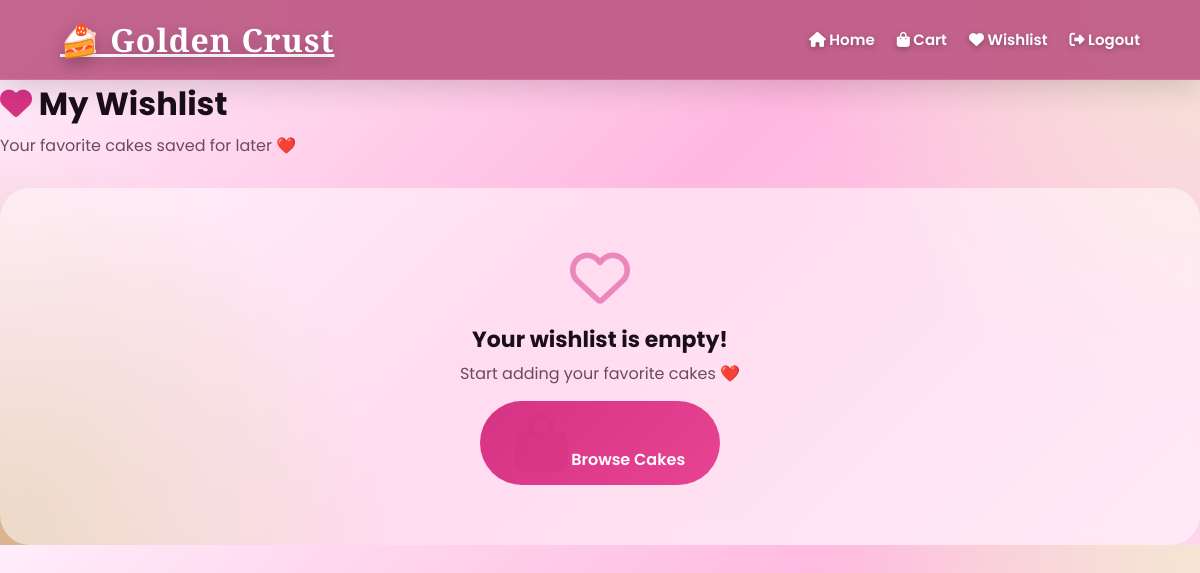
/wishlist_page.php (signed in), run on an earlier commit of the app's database.
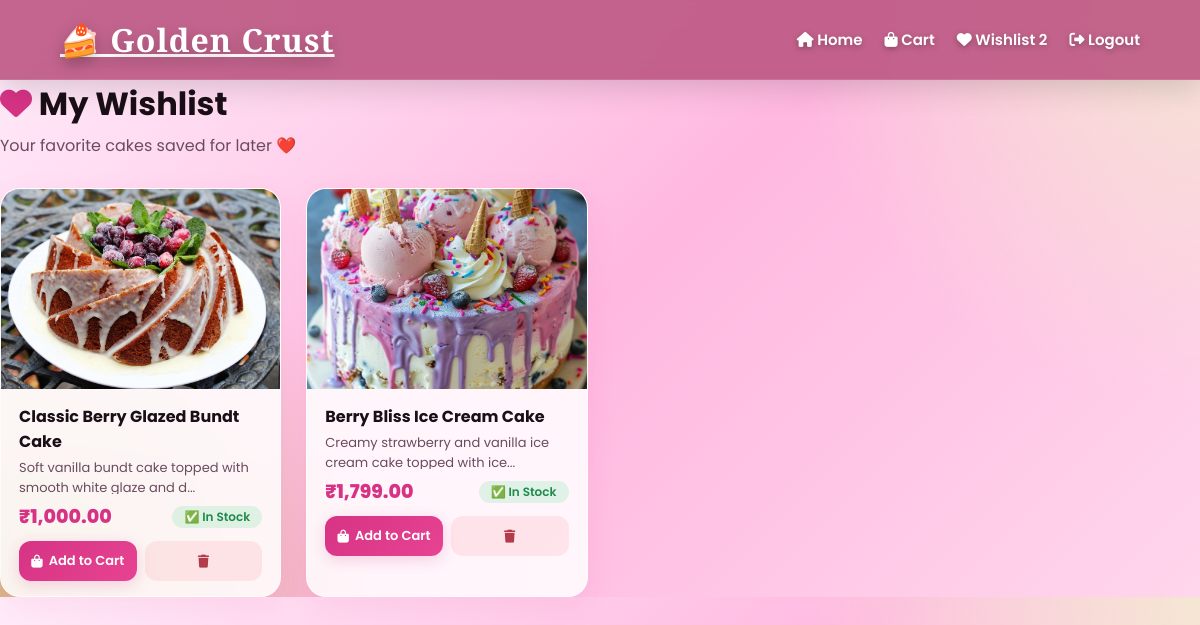
And on a later commit of the database.
### tables this page shows
CREATE TABLE `wishlist` (
  `id` int(11) NOT NULL,
  `user_id` int(11) NOT NULL,
  `product_id` int(11) NOT NULL,
  `added_date` datetime DEFAULT current_timestamp()
);

CREATE TABLE `cakes` (
  `id` int(11) NOT NULL,
  `itemname` varchar(255) NOT NULL,
  `categories` enum('Chocolate','Fruit','Bundt','Velvet','Celebration','Ice Cream','Cupcake','Roll','Pastry') NOT NULL,
  `price` decimal(10,2) NOT NULL,
  `img` varchar(255) DEFAULT NULL,
  `description` text DEFAULT NULL,
  `stock` int(11) NOT NULL DEFAULT 0,
  `created_at` timestamp NOT NULL DEFAULT current_timestamp()
);

### wishlist_page.php (the view, shortened to what this page needs)
<?php
$conn = mysqli_connect("localhost", "root", "", "golden_crust");
$user_id = isset($_SESSION['user_id']) ? (int)$_SESSION['user_id'] : 0;
$stmt = mysqli_prepare($conn, "
    SELECT w.*, c.itemname, c.price, c.img, c.description, c.stock
    FROM wishlist w
    JOIN cakes c ON w.product_id = c.id
    WHERE w.user_id = ?
    ORDER BY w.added_date DESC
");
mysqli_stmt_bind_param($stmt, "i", $user_id);
mysqli_stmt_execute($stmt);
$result = mysqli_stmt_get_result($stmt);
$stmt = mysqli_prepare($conn, "SELECT COUNT(*) AS total FROM wishlist WHERE user_id = ?");
mysqli_stmt_bind_param($stmt, "i", $user_id);
mysqli_stmt_execute($stmt);
$count_result = mysqli_stmt_get_result($stmt);
$count_row = mysqli_fetch_assoc($count_result);
$wishlist_count = $count_row['total'] ?? 0;
?>
<!DOCTYPE html>
<html>
<head>
<link rel="stylesheet" href="https://cdnjs.cloudflare.com/ajax/libs/font-awesome/6.4.0/css/all.min.css">
     <link rel="stylesheet" href="css/style.css">
<link rel="stylesheet" href="css/wishlist.css">
</head>
<body>
<nav class="navbar">
    <a href="cakes.php" class="logo">🍰 Golden Crust</a>
    <ul class="nav-links">
        <li><a href="cakes.php"><i class="fas fa-home"></i> Home</a></li>
        <li><a href="cart.php"><i class="fas fa-shopping-bag"></i> Cart</a></li>
        <li><a href="wishlist_page.php"><i class="fas fa-heart"></i> Wishlist
            <?php if ($wishlist_count > 0): ?>
                <span class="badge"><?php echo $wishlist_count; ?></span>
            <?php endif; ?>
        </a></li>
        <li><a href="logout.php"><i class="fas fa-sign-out-alt"></i> Logout</a></li>
    </ul>
</nav>
<div class="wishlist-container">
    <h1><i class="fas fa-heart"></i> My Wishlist</h1>
    <p class="subtitle">Your favorite cakes saved for later ❤️</p>
    <?php if (mysqli_num_rows($result) > 0): ?>
        <div class="wishlist-grid">
            <?php while ($row = mysqli_fetch_assoc($result)):
                $stock = (int)$row['stock'];
                $price = number_format((float)$row['price'], 2);
                $img = !empty($row['img']) ? 'admin/uploads/' . htmlspecialchars($row['img']) : '';
            ?>
                <div class="wishlist-item" data-product-id="<?php echo $row['product_id']; ?>">
                    <div class="img-wrap">
                        <?php if (!empty($img)): ?>
                            <img src="<?php echo $img; ?>" alt="<?php echo htmlspecialchars($row['itemname']); ?>">
                        <?php else: ?>
                            <div style="display:flex;align-items:center;justify-content:center;height:200px;color:#d63384;font-size:40px;">
                                <i class="fas fa-cake"></i>
                            </div>
                        <?php endif; ?>
                    </div>
                    <div class="info">
                        <h3><?php echo htmlspecialchars($row['itemname']); ?></h3>
                        <p class="desc"><?php echo substr(htmlspecialchars($row['description'] ?? ''), 0, 60); ?>...</p>
                        <div style="display:flex;justify-content:space-between;align-items:center;">
                            <span class="price">₹<?php echo $price; ?></span>
                            <span class="stock <?php echo $stock > 0 ? 'in-stock' : 'out-stock'; ?>">
                                <?php echo $stock > 0 ? '✅ In Stock' : '❌ Out of Stock'; ?>
                            </span>
                        </div>
                    </div>
                    <div class="actions">
                        <?php if ($stock > 0): ?>
                            <a href="add_to_cart.php?product_id=<?php echo $row['product_id']; ?>&qty=1" class="btn btn-add-cart">
                                <i class="fas fa-shopping-bag"></i> Add to Cart
                            </a>
                        <?php else: ?>
                            <span class="btn btn-out-of-stock">
                                <i class="fas fa-ban"></i> Out of Stock
                            </span>
                        <?php endif; ?>
                        <button class="btn btn-remove" onclick="removeFromWishlist(<?php echo $row['product_id']; ?>, this)">
                            <i class="fas fa-trash"></i>
                        </button>
                    </div>
                </div>
            <?php endwhile; ?>
        </div>
    <?php else: ?>
        <div class="empty-wishlist">
            <i class="far fa-heart"></i>
            <h3>Your wishlist is empty!</h3>
            <p>Start adding your favorite cakes ❤️</p>
            <a href="cakes.php"><i class="fas fa-shopping-bag"></i> Browse Cakes</a>
        </div>
    <?php endif; ?>
</div>
</body>
</html>

### css/style.css (style rules this page uses)
* { margin: 0; padding: 0; box-sizing: border-box; font-family: 'Poppins', sans-serif; }
:root { --primary: #EC7FA9; --secondary: #FFB8E0; --dark: #BE5985; --light: #FFEDFA; --white: #ffffff; --text: #4a2c3a; --footer-bg: #c96a8f; --footer-dark: #a84d72; }
html { scroll-behavior: smooth; }
body { background: radial-gradient(circle at top right, #f5e6d3 0%, transparent 30%), radial-gradient(circle at bottom left, #d9b38c 0%, transparent 30%), linear-gradient(135deg, #FFEDFA, #FFB8E0, #FFD6EC); color: var(--text); overflow-x: hidden; padding-top: 80px; }
.navbar { position: fixed; top: 0; left: 0; width: 100%; display: flex; justify-content: space-between; align-items: center; padding: 18px 60px; background: rgba(190, 89, 133, 0.92); backdrop-filter: blur(12px); -webkit-backdrop-filter: blur(12px); border-bottom: 1px solid rgba(255, 255, 255, 0.1); box-shadow: 0 8px 30px rgba(0, 0, 0, 0.15); z-index: 1000; }
.logo { font-size: 32px; font-weight: 800; color: #fff; letter-spacing: 1px; font-family: 'Playfair Display', serif; text-shadow: 0 5px 15px rgba(0, 0, 0, 0.25); cursor: pointer; transition: 0.4s; }
.nav-links { display: flex; align-items: center; gap: 22px; list-style: none; }
.nav-links a { text-decoration: none; color: #fff; font-size: 15px; font-weight: 600; transition: 0.3s; position: relative; text-shadow: 0 2px 6px rgba(0, 0, 0, 0.3); }
.nav-links a::after { content: ""; position: absolute; left: 0; bottom: -6px; width: 0%; height: 2px; background: #fff; transition: 0.3s; }

### css/wishlist.css (style rules this page uses)
.wishlist-container { max-width: 1200px; margin: 0 auto; }
.wishlist-container h1 { font-size: 32px; color: #1a0f17; margin-bottom: 5px; }
.wishlist-container h1 i { color: #d63384; }
.wishlist-container .subtitle { color: #6b4b5e; margin-bottom: 30px; }
.wishlist-grid { display: grid; grid-template-columns: repeat(auto-fill, minmax(260px, 1fr)); gap: 25px; }
.wishlist-item { background: rgba(255, 255, 255, 0.85); backdrop-filter: blur(10px); border-radius: 20px; overflow: hidden; box-shadow: 0 10px 30px rgba(214, 51, 132, 0.08); border: 1px solid rgba(255, 255, 255, 0.6); transition: all 0.3s ease; }
.wishlist-item .img-wrap { width: 100%; height: 200px; overflow: hidden; background: #f8e8ef; }
.wishlist-item .img-wrap img { width: 100%; height: 100%; object-fit: cover; transition: transform 0.3s ease; }
.wishlist-item .info { padding: 15px 18px 10px; }
.wishlist-item .info h3 { font-size: 16px; color: #1a0f17; font-weight: 700; }
.wishlist-item .info .desc { color: #6b4b5e; font-size: 13px; margin: 4px 0 8px; height: 36px; overflow: hidden; }
.wishlist-item .info .price { color: #d63384; font-weight: 800; font-size: 19px; }
.wishlist-item .info .stock { font-size: 12px; font-weight: 600; padding: 2px 12px; border-radius: 20px; display: inline-block; }
.in-stock { background: rgba(46, 213, 115, 0.15); color: #1f8b4c; }
.wishlist-item .actions { display: flex; gap: 8px; padding: 0 18px 15px; }
.wishlist-item .actions .btn { flex: 1; padding: 10px 12px; border: none; border-radius: 12px; font-weight: 600; font-size: 13px; cursor: pointer; transition: all 0.3s ease; text-align: center; text-decoration: none; display: flex; align-items: center; justify-content: center; gap: 6px; }
.btn-add-cart { background: linear-gradient(135deg, #d63384, #e84393); color: white; box-shadow: 0 4px 15px rgba(214, 51, 132, 0.2); }
.btn-remove { background: rgba(255, 71, 87, 0.1); color: #b33c4a; flex: 0.4; }
.empty-wishlist { text-align: center; padding: 60px 20px; background: rgba(255, 255, 255, 0.5); backdrop-filter: blur(10px); border-radius: 30px; }
.empty-wishlist i { font-size: 60px; color: #d63384; opacity: 0.5; }
.empty-wishlist h3 { margin: 15px 0 5px; color: #1a0f17; font-size: 22px; }
.empty-wishlist p { color: #6b4b5e; }
.empty-wishlist a { display: inline-block; margin-top: 15px; padding: 12px 35px; background: linear-gradient(135deg, #d63384, #e84393); color: white; border-radius: 50px; text-decoration: none; font-weight: 600; transition: all 0.3s ease; }

What changed in the data, as far as the page shows it:
added wishlist: product.img (picture), product.itemname "Classic Berry Glazed Bundt Cake", product.description "Soft vanilla bundt cake topped with smooth white glaze and d", product.price "1,000.00"
added wishlist: product.img (picture), product.itemname "Berry Bliss Ice Cream Cake", product.description "Creamy strawberry and vanilla ice cream cake topped with ice", product.price "1,799.00"
Also different on the page:
$wishlist_count: (not shown) → "2"
text no longer shown: "Your wishlist is empty! Start adding your favorite cakes ❤️ Browse Cakes"
